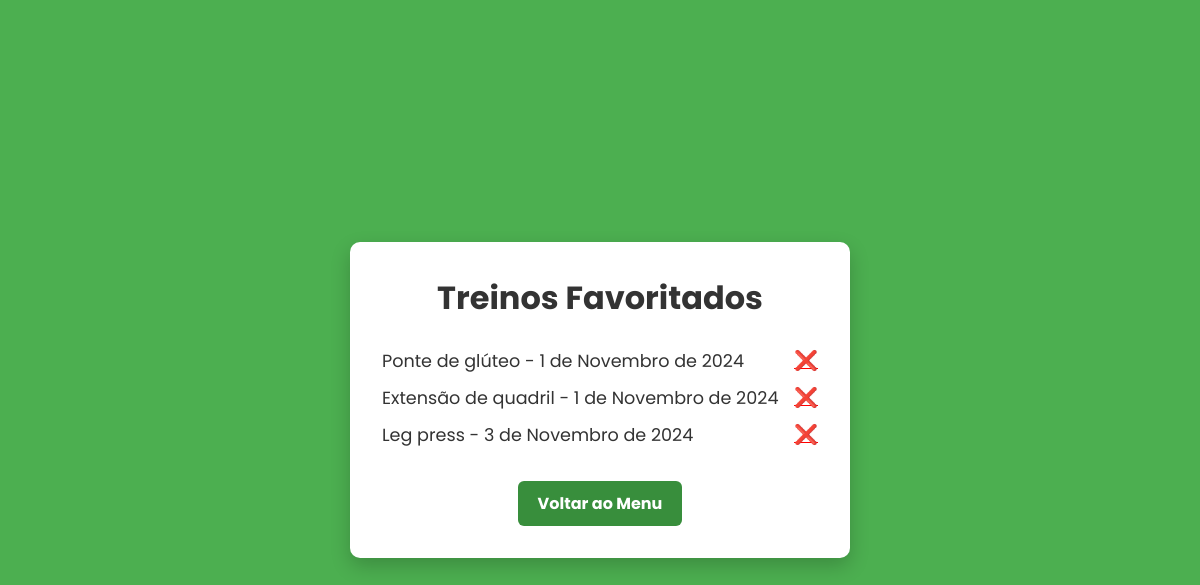
/favoritos/ (signed in), run on the app's committed database.
### app_fitplan/models.py (models this page shows, shortened)
class Favorito(models.Model):
    usuario = models.ForeignKey(User, on_delete=models.CASCADE)
    treino = models.ForeignKey(Treino, on_delete=models.CASCADE)
    exercicio = models.CharField(max_length=255)

class Treino(models.Model):
    usuario = models.ForeignKey(User, on_delete=models.CASCADE)
    intensidade = models.CharField(max_length=50)
    duracao = models.CharField(max_length=50)
    local = models.CharField(max_length=50)
    data = models.DateField(auto_now_add=True)
    exercicios = models.JSONField()

### app_fitplan/views.py (the view)
# urls.py: path('favoritos/', views.treinos_favoritos, name='treinos_favoritos'),
def treinos_favoritos(request):
    favoritos = Favorito.objects.filter(usuario=request.user)
    return render(request, 'favoritos.html', {'favoritos': favoritos})

### app_fitplan/templates/favoritos.html (shortened to what this page needs)
<!DOCTYPE html>
<html lang="pt-br">
<head>
</head>
<body>
    <div class="container">
        <h1>Treinos Favoritados</h1>
        <ul class="favorito-list">
            {% for favorito in favoritos %}
                <li class="favorito-item">
                    {{ favorito.exercicio }} - {{ favorito.treino.data }}
                    <a href="{% url 'remover_favorito' favorito.id %}" class="remove-favorito">❌</a>
                </li>
            {% endfor %}
        </ul>
        <a href="{% url 'menu' %}" class="back-button">Voltar ao Menu</a>
    </div>
</body>
</html>

### app_fitplan/templates/favoritos.html (style rules this page uses)
* { margin: 0; padding: 0; box-sizing: border-box; }
body { font-family: 'Poppins', sans-serif; background-color: #4caf50; display: flex; justify-content: center; align-items: center; min-height: 100vh; padding: 1rem; }
.container { background-color: white; width: 100%; max-width: 500px; padding: 2rem; box-shadow: 0 8px 20px rgba(0, 0, 0, 0.2); text-align: center; border-radius: 10px; }
h1 { font-size: 2rem; font-weight: bold; color: #333; margin-bottom: 1.5rem; }
.favorito-list { list-style-type: none; margin-top: 1rem; padding: 0; }
.favorito-item { font-size: 1.1rem; color: #333; margin: 0.5rem 0; display: flex; justify-content: space-between; align-items: center; }
.remove-favorito { color: red; cursor: pointer; font-size: 1.2rem; }
.back-button { display: inline-block; margin-top: 1.5rem; padding: 0.6rem 1.2rem; background-color: #388e3c; color: white; border: none; font-size: 1rem; font-weight: bold; cursor: pointer; border-radius: 6px; text-decoration: none; }

### data on the page
Favorito: exercicio "Ponte de glúteo", treino.data "1 de Novembro de 2024"
Favorito: exercicio "Extensão de quadril", treino.data "1 de Novembro de 2024"
Favorito: exercicio "Leg press", treino.data "3 de Novembro de 2024"
